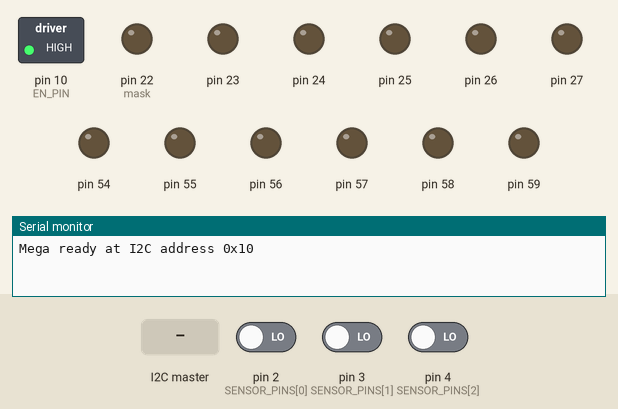
Simulated run of this sketch. Board: Arduino Mega 2560, built with avr-gcc and run on an emulated ATmega2560. Shown: switched loads named in the sketch (green lamp = pin HIGH), output pins drawn as LEDs (lit = HIGH), the last lines printed to the serial monitor. The inputs (shaded band) are chosen by the test bench; at power-on: pin 2 (SENSOR_PINS[0]) LOW, pin 3 (SENSOR_PINS[1]) LOW, pin 4 (SENSOR_PINS[2]) LOW.

Above: at 1.2 s.
1.3 s: the I2C master sends the byte 1
At 2.0 s:
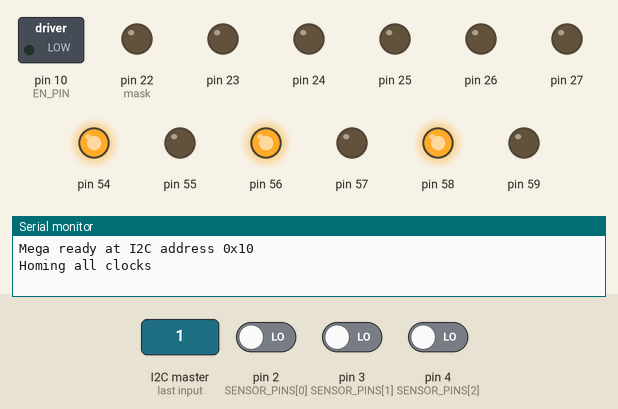
2.8 s: pin 2 (SENSOR_PINS[0]) driven HIGH
At 5.1 s:
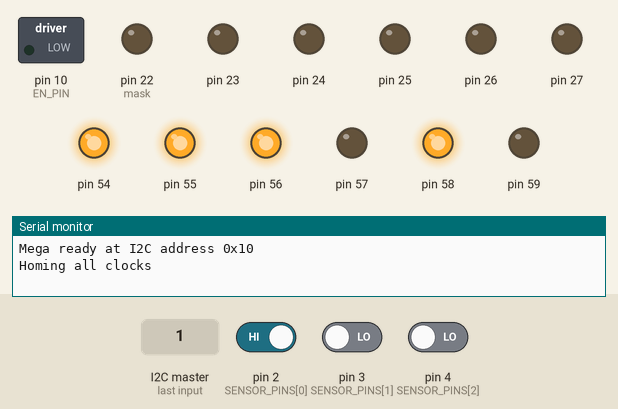
5.8 s: pin 3 (SENSOR_PINS[1]) driven HIGH
At 8.1 s:
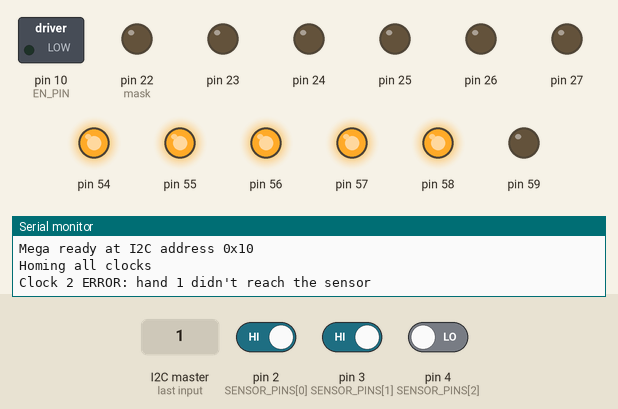
Timing chart, 0 to 9.6 s (numbered marks = the images above; inputs shaded):
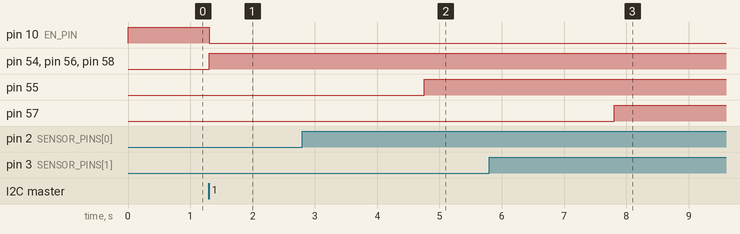

The sketch:

mega_clock.ino
```cpp
// Mega clock controller - 3 clocks (6 hands) per Mega, commanded by the ESP32 over I2C.
// Upload the same sketch to both Megas, changing only I2C_ADDRESS.

#include <Wire.h>

// ================= BOARD =================
// 0x10 for Mega A, 0x11 for Mega B
const uint8_t I2C_ADDRESS = 0x10;

// ================= PINS =================
// STEP: motors 0-5 on PORTA bits 0-5 = D22-D27
// DIR:  motors 0-5 on PORTF bits 0-5 = A0-A5
// Clock c uses motor 2c (hand 1) and motor 2c+1 (hand 2)
const int NUM_CLOCKS = 3;
const int NUM_MOTORS = NUM_CLOCKS * 2;
const uint8_t MOTOR_MASK = (1 << NUM_MOTORS) - 1;

const int SENSOR_PINS[NUM_CLOCKS] = {2, 3, 4};
const int DETECTED = HIGH;          // sensor reads 1 when blocked

const int EN_PIN = 10;              // shared by all drivers - LOW = on, HIGH = off

// ================= MOTOR SETUP =================
const long STEPS_PER_REV = 180L * 64;    // steps per turn of the hand (11,520)

// Real angles past the sensor trigger point, matching the test rig calibration
const float M1_DEGREES = 300.0;     // hand 1 position after homing
const float M2_DEGREES = 28.0;      // hand 2 position after homing

const long M1_STEPS = (long)(STEPS_PER_REV * M1_DEGREES / 360.0 + 0.5);
const long M2_STEPS = (long)(STEPS_PER_REV * M2_DEGREES / 360.0 + 0.5);

// ================= TIMING =================
const unsigned long TICK_US = 200;  // each motor steps at most once per tick (smaller = faster)

const long HOME_MAX_STEPS = STEPS_PER_REV * 2;   // give up after 2 turns
const long CLEAR_MARGIN   = 100;                 // extra steps past the sensor when clearing
const long CHECK_STEPS    = STEPS_PER_REV / 4;   // 90° - if still blocked after this, it's the other hand

// ================= I2C COMMANDS =================
const uint8_t CMD_HOME   = 0x01;    // [cmd]
const uint8_t CMD_MOVE   = 0x02;    // [cmd, motor, angleHi, angleLo, dir]  angle in 0.1°, dir 0 = CW, 1 = CCW
const uint8_t CMD_ENABLE = 0x03;    // [cmd, 0 = off / 1 = on]

// ================= STATE =================
long pos[NUM_MOTORS];               // steps from the sensor trigger point (valid once homed)
long remaining[NUM_MOTORS];         // steps left in the current move
bool cw[NUM_MOTORS];

enum HomeState : uint8_t {
  H_NONE,       // never homed
  H_CLEAR_A,    // moving hand 1 off the sensor
  H_CLEAR_B,    // still blocked, moving hand 2 off
  H_SEEK_A,     // hand 1 running to the sensor
  H_LEAVE_B,    // making sure hand 2 starts clear of the sensor
  H_SEEK_B,     // hand 2 running to the sensor
  H_FINISH,     // waiting for hand 2's final move
  H_DONE,
  H_ERROR
};
HomeState homeState[NUM_CLOCKS];
long homeCount[NUM_CLOCKS];

// I2C buffers - filled in interrupts, handled in loop()
volatile uint8_t rxBuf[8];
volatile uint8_t rxLen = 0;
volatile bool rxReady = false;
volatile uint8_t statusBuf[3];      // [busy, homed mask, error mask]

unsigned long lastTick = 0;

// ================= MOTION =================
void startMove(int m, long steps, bool dirCW) {
  cw[m] = dirCW;
  if (dirCW) PORTF |= _BV(m);
  else       PORTF &= ~_BV(m);
  remaining[m] = steps;
}

void setEnabled(bool on) {
  digitalWrite(EN_PIN, on ? LOW : HIGH);
  if (on) delay(5);                 // let the drivers power up the coils
}

// ================= HOMING =================
void nextState(int c, HomeState s) {
  homeState[c] = s;
  homeCount[c] = 0;
}

void fail(int c, const char *msg) {
  homeState[c] = H_ERROR;
  Serial.print("Clock ");
  Serial.print(c);
  Serial.print(" ERROR: ");
  Serial.println(msg);
}

// Advances one clock's homing by at most one step. Clocks home in parallel.
void homingTick(int c) {
  int a = c * 2;
  int b = c * 2 + 1;
  HomeState st = homeState[c];

  if (st == H_NONE || st == H_DONE || st == H_ERROR) return;
  if (remaining[a] > 0 || remaining[b] > 0) return;   // let the current move finish

  bool det = digitalRead(SENSOR_PINS[c]) == DETECTED;
  long &cnt = homeCount[c];

  switch (st) {
    case H_CLEAR_A:
      if (!det) { startMove(a, CLEAR_MARGIN, true); nextState(c, H_SEEK_A); }
      else if (++cnt <= CHECK_STEPS) startMove(a, 1, true);
      else nextState(c, H_CLEAR_B);
      break;

    case H_CLEAR_B:
      if (!det) { startMove(b, CLEAR_MARGIN, true); nextState(c, H_SEEK_A); }
      else if (++cnt <= HOME_MAX_STEPS) startMove(b, 1, true);
      else fail(c, "sensor still blocked");
      break;

    case H_SEEK_A:
      if (det) { pos[a] = 0; startMove(a, M1_STEPS, true); nextState(c, H_LEAVE_B); }
      else if (++cnt <= HOME_MAX_STEPS) startMove(a, 1, true);
      else fail(c, "hand 1 didn't reach the sensor");
      break;

    case H_LEAVE_B:
      if (!det) nextState(c, H_SEEK_B);
      else if (++cnt <= HOME_MAX_STEPS) startMove(b, 1, true);
      else fail(c, "hand 2 stuck on the sensor");
      break;

    case H_SEEK_B:
      if (det) { pos[b] = 0; startMove(b, M2_STEPS, true); nextState(c, H_FINISH); }
      else if (++cnt <= HOME_MAX_STEPS) startMove(b, 1, true);
      else fail(c, "hand 2 didn't reach the sensor");
      break;

    case H_FINISH:
      nextState(c, H_DONE);
      Serial.print("Clock ");
      Serial.print(c);
      Serial.println(" homed");
      break;

    default:
      break;
  }
}

// ================= TICK =================
// Steps every motor that has a move in progress, all at the same instant.
void tick() {
  for (int c = 0; c < NUM_CLOCKS; c++) homingTick(c);

  uint8_t mask = 0;
  for (int m = 0; m < NUM_MOTORS; m++) {
    if (remaining[m] > 0) {
      mask |= _BV(m);
      remaining[m]--;
      pos[m] += cw[m] ? 1 : -1;
      if (pos[m] >= STEPS_PER_REV) pos[m] -= STEPS_PER_REV;
      if (pos[m] < 0) pos[m] += STEPS_PER_REV;
    }
  }

  if (mask) {
    PORTA |= mask;
    delayMicroseconds(2);
    PORTA &= ~mask;
  }
}

void updateStatus() {
  uint8_t busy = 0, homed = 0, errors = 0;
  for (int c = 0; c < NUM_CLOCKS; c++) {
    HomeState st = homeState[c];
    if (st == H_DONE) homed |= _BV(c);
    else if (st == H_ERROR) errors |= _BV(c);
    else if (st != H_NONE) busy = 1;
  }
  for (int m = 0; m < NUM_MOTORS; m++) {
    if (remaining[m] > 0) busy = 1;
  }

  noInterrupts();
  statusBuf[0] = busy;
  statusBuf[1] = homed;
  statusBuf[2] = errors;
  interrupts();
}

// ================= COMMANDS =================
void handleCommand(const uint8_t *buf, uint8_t len) {
  if (len == 0) return;

  switch (buf[0]) {
    case CMD_HOME:
      Serial.println("Homing all clocks");
      setEnabled(true);
      for (int c = 0; c < NUM_CLOCKS; c++) nextState(c, H_CLEAR_A);
      break;

    case CMD_MOVE: {
      if (len < 5) return;
      uint8_t m = buf[1];
      uint16_t angle = ((uint16_t)buf[2] << 8) | buf[3];   // 0.1° units
      bool dirCW = buf[4] == 0;

      if (m >= NUM_MOTORS || angle >= 3600) return;
      if (homeState[m / 2] != H_DONE) { Serial.println("Move ignored - clock not homed"); return; }
      if (remaining[m] > 0) { Serial.println("Move ignored - hand busy"); return; }

      long target = (long)angle * STEPS_PER_REV / 3600;
      long delta = dirCW ? (target - pos[m] + STEPS_PER_REV) % STEPS_PER_REV
                         : (pos[m] - target + STEPS_PER_REV) % STEPS_PER_REV;
      startMove(m, delta, dirCW);

      Serial.print("Motor ");
      Serial.print(m);
      Serial.print(" -> ");
      Serial.print(angle / 10.0, 1);
      Serial.println(dirCW ? " deg CW" : " deg CCW");
      break;
    }

    case CMD_ENABLE:
      if (len < 2) return;
      setEnabled(buf[1] != 0);
      Serial.println(buf[1] ? "Motors on" : "Motors off");
      break;
  }
}

// ================= I2C CALLBACKS (run in interrupts - keep short) =================
void onReceive(int count) {
  uint8_t i = 0;
  while (Wire.available()) {
    uint8_t v = Wire.read();
    if (i < sizeof(rxBuf)) rxBuf[i++] = v;
  }
  rxLen = i;
  rxReady = true;
}

void onRequest() {
  uint8_t out[3] = {statusBuf[0], statusBuf[1], statusBuf[2]};
  Wire.write(out, 3);
}

// ================= SETUP =================
void setup() {
  DDRA  |= MOTOR_MASK;              // STEP pins as outputs
  PORTA &= ~MOTOR_MASK;
  DDRF  |= MOTOR_MASK;              // DIR pins as outputs

  pinMode(EN_PIN, OUTPUT);
  setEnabled(false);                // motors off until told otherwise

  for (int c = 0; c < NUM_CLOCKS; c++) pinMode(SENSOR_PINS[c], INPUT);

  Serial.begin(115200);
  Wire.begin(I2C_ADDRESS);
  Wire.onReceive(onReceive);
  Wire.onRequest(onRequest);

  Serial.print("Mega ready at I2C address 0x");
  Serial.println(I2C_ADDRESS, HEX);
}

// ================= LOOP =================
void loop() {
  if (rxReady) {
    uint8_t buf[sizeof(rxBuf)];
    uint8_t len;
    noInterrupts();
    len = rxLen;
    for (uint8_t i = 0; i < len; i++) buf[i] = rxBuf[i];
    rxReady = false;
    interrupts();
    handleCommand(buf, len);
  }

  unsigned long now = micros();
  if (now - lastTick >= TICK_US) {
    lastTick = now;
    tick();
    updateStatus();
  }
}
```

Measured:
- after the input at 1.3 s, pin 10 (EN_PIN): HIGH → LOW at once; pin 54, pin 56, pin 58: LOW → HIGH at once
- after the input at 2.8 s, pin 55: LOW → HIGH after 2.0 s
- after the input at 5.8 s, pin 57: LOW → HIGH after 2.0 s
